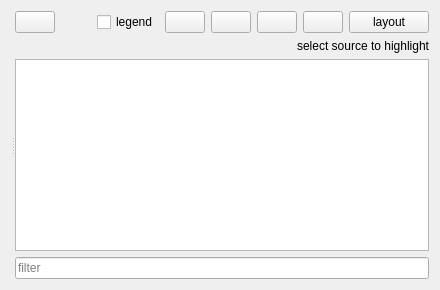
      <widget class="QWidget" name="skyCoverage">
       <layout class="QHBoxLayout" name="horizontalLayout_4">
        <item>
         <widget class="QSplitter" name="splitter_skyCoverage">
          <property name="orientation">
           <enum>Qt::Horizontal</enum>
          </property>
          <widget class="QWidget" name="gridLayoutWidget">
           <layout class="QGridLayout" name="gridLayout_skyCoverage"/>
          </widget>
          <widget class="QWidget" name="layoutWidget">
           <layout class="QVBoxLayout" name="verticalLayout_3">
            <item>
             <layout class="QHBoxLayout" name="horizontalLayout">
              <item>
               <widget class="QPushButton" name="pushButton_skyCov_screenshot">
                <property name="text">
                 <string/>
                </property>
                <property name="icon">
                 <iconset resource="../myresources.qrc">
                  <normaloff>:/icons/icons/camera.png</normaloff>:/icons/icons/camera.png</iconset>
                </property>
               </widget>
              </item>
              <item>
               <spacer name="horizontalSpacer_2">
                <property name="orientation">
                 <enum>Qt::Horizontal</enum>
                </property>
                <property name="sizeHint" stdset="0">
                 <size>
                  <width>40</width>
                  <height>20</height>
                 </size>
                </property>
               </spacer>
              </item>
              <item>
               <widget class="QCheckBox" name="checkBox_skyCoverageLegend">
                <property name="text">
                 <string>legend</string>
                </property>
                <property name="checkable">
                 <bool>true</bool>
                </property>
                <property name="checked">
                 <bool>false</bool>
                </property>
               </widget>
              </item>
              <item>
               <widget class="QPushButton" name="pushButton_skyCov_left2">
                <property name="toolTip">
                 <string>previous stations</string>
                </property>
                <property name="statusTip">
                 <string>previous stations</string>
                </property>
                <property name="whatsThis">
                 <string>previous stations</string>
                </property>
                <property name="text">
                 <string/>
                </property>
                <property name="icon">
                 <iconset resource="../myresources.qrc">
                  <normaloff>:/icons/icons/arrow-left-double.png</normaloff>:/icons/icons/arrow-left-double.png</iconset>
                </property>
               </widget>
              </item>
              <item>
               <widget class="QPushButton" name="pushButton_skyCov_left">
                <property name="toolTip">
                 <string>decrement all views</string>
                </property>
                <property name="statusTip">
                 <string>decrement all views</string>
                </property>
                <property name="whatsThis">
                 <string>decrement all views</string>
                </property>
                <property name="text">
                 <string/>
                </property>
                <property name="icon">
                 <iconset resource="../myresources.qrc">
                  <normaloff>:/icons/icons/arrow-left.png</normaloff>:/icons/icons/arrow-left.png</iconset>
                </property>
               </widget>
              </item>
              <item>
               <widget class="QPushButton" name="pushButton_skyCov_right">
                <property name="toolTip">
                 <string>increment all views</string>
                </property>
                <property name="statusTip">
                 <string>increment all views</string>
                </property>
                <property name="whatsThis">
                 <string>increment all views</string>
                </property>
                <property name="text">
                 <string/>
                </property>
                <property name="icon">
                 <iconset resource="../myresources.qrc">
                  <normaloff>:/icons/icons/arrow-right.png</normaloff>:/icons/icons/arrow-right.png</iconset>
                </property>
               </widget>
              </item>
              <item>
               <widget class="QPushButton" name="pushButton_skyCov_right2">
                <property name="toolTip">
                 <string>next stations</string>
                </property>
                <property name="statusTip">
                 <string>next stations</string>
                </property>
                <property name="whatsThis">
                 <string>next stations</string>
                </property>
                <property name="text">
                 <string/>
                </property>
                <property name="icon">
                 <iconset resource="../myresources.qrc">
                  <normaloff>:/icons/icons/arrow-right-double.png</normaloff>:/icons/icons/arrow-right-double.png</iconset>
                </property>
               </widget>
              </item>
              <item>
               <widget class="QPushButton" name="pushButton_skyCoverageLayout">
                <property name="text">
                 <string>layout</string>
                </property>
               </widget>
              </item>
             </layout>
            </item>
            <item>
             <widget class="QLabel" name="label_13">
              <property name="text">
               <string>select source to highlight</string>
              </property>
              <property name="alignment">
               <set>Qt::AlignRight|Qt::AlignTrailing|Qt::AlignVCenter</set>
              </property>
             </widget>
            </item>
            <item>
             <widget class="QTreeView" name="treeView_skyCoverage_sources">
              <property name="editTriggers">
               <set>QAbstractItemView::NoEditTriggers</set>
              </property>
              <property name="alternatingRowColors">
               <bool>true</bool>
              </property>
              <property name="selectionMode">
               <enum>QAbstractItemView::MultiSelection</enum>
              </property>
              <property name="sortingEnabled">
               <bool>true</bool>
              </property>
              <property name="headerHidden">
               <bool>false</bool>
              </property>
             </widget>
            </item>
            <item>
             <widget class="QLineEdit" name="lineEdit_skyCoverageSourceFilter">
              <property name="placeholderText">
               <string>filter</string>
              </property>
             </widget>
            </item>
           </layout>
          </widget>
         </widget>
        </item>
       </layout>
      </widget>
